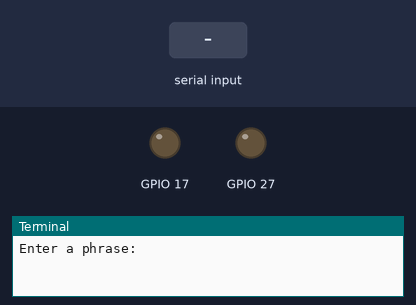
Simulated run of this program. Board: Raspberry Pi (BCM pin numbers). Shown: output pins drawn as LEDs (lit = HIGH), the last lines printed to the terminal. The test bench sets the inputs (shaded band).

Above: at 1.2 s.
1.3 s: "1" typed at the terminal, then Enter
At 2.9 s:
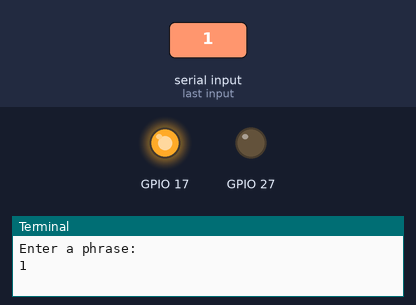
Timing chart, 0 to 9.1 s (numbered marks = the images above; inputs shaded):
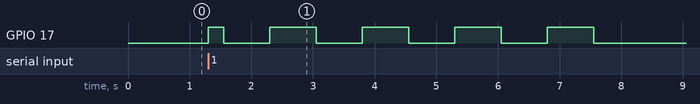

The program:

morse.py
```python
import RPi.GPIO as GPIO
import string
import time
GPIO.setmode(GPIO.BCM)
GPIO.setup(17,GPIO.OUT)
GPIO.setup(27, GPIO.OUT)

def morse_translator():
    morse = {
        'A': '.-',
        'B': '-...',
        'C': '-.-.',
        'D': '-..',
        'E': '.',
        'F': '..-.',
        'G': '--.',
        'H': '....',
        'I': '..',
        'J': '.---',
        'K': '-.-',
        'L': '.-..',
        'M': '--',
        'N': '-.',
        'O': '---',
        'P': '.--.',
        'Q': '--.-',
        'R': '.-.',
        'S': '...',
        'T': '-',
        'U': '..-',
        'V': '...-',
        'W': '.--',
        'X': '-..-',
        'Y': '-.--',
        'Z': '--..',

        '1': '.----',
        '2': '..---',
        '3': '...--',
        '4': '....-',
        '5': '.....',
        '6': '-....',
        '7': '--...',
        '8': '---..',
        '9': '----.',
        '0': '-----',
        ' ': '/'
    }

    while True:
        user = input("Enter a phrase: ").upper()
        punc = string.punctuation

        if any(i in punc for i in user):
            print("try again.")
        else:
            for i in user:
                #print(morse[i], end="")
                morse_j = morse[i]
                for j in morse_j:
                    if j=="-":
                        #print("dash")
                        GPIO.output(17, GPIO.HIGH)
                        time.sleep(0.75)
                        GPIO.output(17, GPIO.LOW)
                        time.sleep(0.75)
                    elif j==".":
                        #print("dot")
                        GPIO.output(17, GPIO.HIGH)
                        time.sleep(0.25)
                        GPIO.output(17, GPIO.LOW)
                        time.sleep(0.75)
                    elif j=="/":
                        #print("slash")
                        GPIO.output(27, GPIO.HIGH)
                        time.sleep(1)
                        GPIO.output(27, GPIO.LOW)
                        time.sleep(0.75)


            #print("\n")

def main():
    while True:
        morse_translator()
        GPIO.cleanup()

main()
```

Measured:
- after the input at 1.3 s, GPIO 17: LOW → HIGH at once, then repeats every 1.5 s: LOW 0.75 s, HIGH 0.75 s, until it stays LOW from 7.6 s
